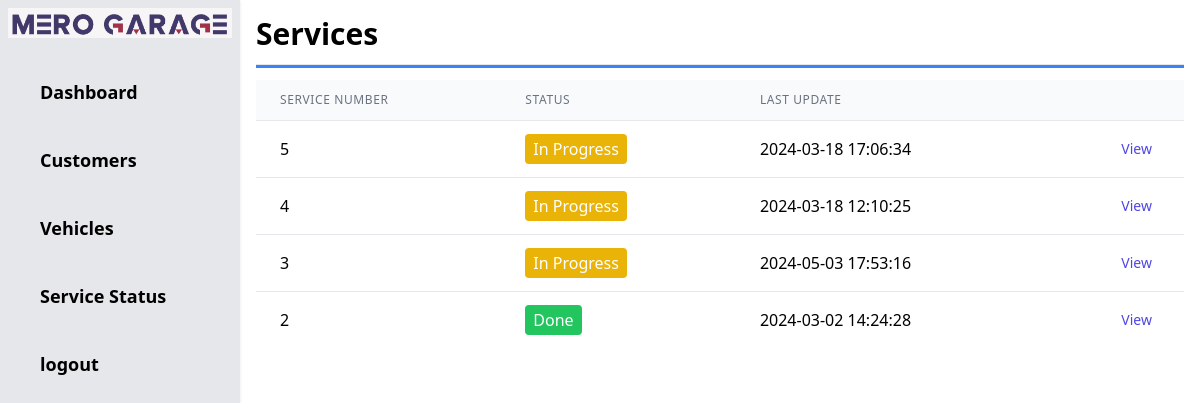
Page /admin/tracking.php on the committed database.
### tables this page shows
CREATE TABLE `services` (
  `sid` int(11) NOT NULL,
  `vid` int(11) NOT NULL,
  `sdescription` varchar(500) NOT NULL,
  `sstatus` varchar(10) NOT NULL,
  `supdate` datetime NOT NULL DEFAULT CURRENT_TIMESTAMP
);

### admin/tracking.php (the view, shortened to what this page needs)
<?php include 'header.php'; ?>
<?php
    $qry3 = "SELECT * FROM services ORDER BY sid DESC";
    include '../includes/dbconnection.php';
    $result3 = mysqli_query($conn, $qry3);
?>
<h1 class="text-3xl font-bold">Services</h1>
    <hr class="my-3 h-1 bg-blue-500">
        <div class="">
            <table class="min-w-full divide-y divide-gray-200">
                <thead class="bg-gray-50">
                    <tr>
                        <th scope="col"
                            class="px-6 py-3 text-left text-xs font-medium text-gray-500 uppercase tracking-wider">
                            Service Number</th>
                        <th scope="col"
                            class="px-6 py-3 text-left text-xs font-medium text-gray-500 uppercase tracking-wider">
                            Status</th>
                        <th scope="col"
                            class="px-6 py-3 text-left text-xs font-medium text-gray-500 uppercase tracking-wider">
                            Last Update</th>
                        <th scope="col" class="relative px-6 py-3">
                        </th>
                    </tr>
                </thead>
                <tbody class="bg-white divide-y divide-gray-200">
                    <?php while($row3 = mysqli_fetch_assoc($result3)){  ?>
                    <tr>
                        <td class="px-6 py-4 whitespace-nowrap"><?php echo $row3['sid'];?></td>
                        <td class="px-6 py-4 whitespace-nowrap">
                            <?php
                            $sstatus = $row3['sstatus'];
                                echo '<span class="px-2 py-1 rounded ';
                                if($sstatus == "Done"){
                                echo 'bg-green-500 text-white">Done';
                                }
                                elseif($sstatus == ""){
                                echo 'bg-yellow-500 text-white">In Progress';
                                }
                            ?>
                        </td>
                        <td class="px-6 py-4 whitespace-nowrap"><?php echo $row3['supdate'];?></td>
                        <td class="px-6 py-4 whitespace-nowrap text-right text-sm font-medium">
                            <a href="serviceview.php?sid=<?php echo $row3['sid'];?>" class="text-indigo-600 hover:text-indigo-900 mr-2">View</a>
                        </td>
                    </tr>
                    <?php } ?>
                </tbody>
            </table>
        </div>

### rows in the picture
services: sid "5", sstatus "In Progress", supdate "2024-03-18 17:06:34"
services: sid "4", sstatus "In Progress", supdate "2024-03-18 12:10:25"
services: sid "3", sstatus "In Progress", supdate "2024-05-03 17:53:16"
services: sid "2", sstatus "Done", supdate "2024-03-02 14:24:28"
